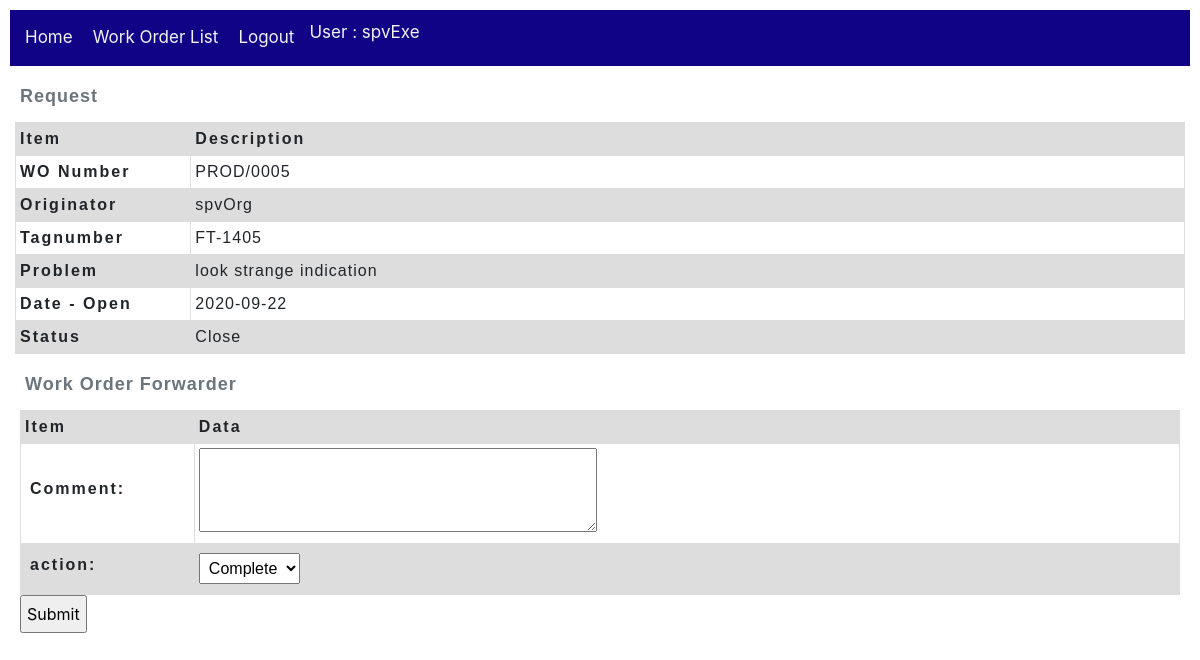
Screenshot of /workOrder/work_order/5/forward/ (signed in) with the database file from the repository.
### workOrder/models.py (models this page shows, shortened)
class Work_order(models.Model):
    wo_number = models.CharField(max_length=20, null=True)
    tagnumber = models.CharField(max_length=50, null=True, help_text='Enter tagnumber(eg. FT-1405)')
    problem = models.TextField(max_length=1000, null=True)
    originator = models.ForeignKey(User,
        on_delete=models.SET_NULL,
        null=True)
    dest_section = models.ForeignKey(Section,
        on_delete=models.SET_NULL,
        null=True)
    date_open = models.DateField()
    date_finish = models.DateField(null=True)
    status = models.ForeignKey(Action,
        on_delete=models.SET_NULL,
        null=True)
    priority = models.ForeignKey(Wo_priority,
        on_delete=models.SET_NULL,
        null=True)
    current_user_id = models.IntegerField(null=True)
    executor_user_id = models.IntegerField(null=True)
    class Meta:
        ordering = ['originator','status','wo_number']

### utility/models.py (models this page shows, shortened)
class Action(models.Model):
    name = models.CharField(max_length=20, null=True, help_text='Enter name of Action(eg. Open, Close, Reject...)')
    description = models.CharField(max_length=100, null=True, help_text='Enter description of Action')
    mode = models.ForeignKey('Mode', on_delete=models.SET_NULL, null=True)
    class Meta:
        ordering = ['name']

### workOrder/views.py (the view, shortened to what this page needs)
# urls.py: path('work_order/<int:pk>/forward/', views.Work_orderForward.as_view(), name='work_order-forward'),
class Work_orderForward(LoginRequiredMixin, CreateView):
    form_class = WoJournalForm
    model = Wo_journal
    template_name = 'workOrder/WoJournal_form.html'  # Specify your own template name/location
    def get_form_kwargs(self):
        kwargs = super(Work_orderForward, self).get_form_kwargs()
        kwargs.update({'user': self.request.user})
        return kwargs
    def get_initial(self):
        initial = super(Work_orderForward, self).get_initial()
        return initial
    def get_context_data(self, **kwargs):
        context = super(Work_orderForward,self).get_context_data(**kwargs)
        woOnProcess = Work_order.objects.get(id=self.kwargs.get("pk"))
        context['work_order'] = woOnProcess
        return context

### workOrder/forms.py (shortened to what this page needs)
class WoJournalForm(ModelForm):
   def __init__(self, *args, **kwargs):
      self.user = kwargs.pop('user')
      super(WoJournalForm, self).__init__(*args, **kwargs)
      actDict = {}
      for action in Profile.objects.get(user=self.user).actions.all():
         actDict[action.pk] = action.name
      actlist = list(actDict.items())
      actions = Profile.objects.get(user=self.user).actions.all()
      self.fields['action'].widget = Select(choices=actlist)
   class Meta:
      template_name = 'workOrder/WoJournal_form.html'  # Specify your own template name/location
      model = Wo_journal
      fields = ['comment',
                  'action']
      labels = {'comment': _('comment')}
      widgets = { 'comment': forms.Textarea(attrs={'rows':3})}
      labels = {'action': _('action')}

### workOrder/templates/workOrder/WoJournal_form.html (shortened to what this page needs)
{% extends "base_workOrder.html" %}
{% block content %}
  {% include 'Wo_request.html' %}
  <form action="" method="post">
    <table class="WoForm">
      <caption>Work Order Forwarder</caption>
      <thead>
        <tr>
          <th scope="col">Item</th>
          <th scope="col">Data</th>
        </tr>
      </thead>
      <tbody>
        {{ form.as_table }}
      </tbody>
    </table>
    <input type="submit" value="Submit">
  </form>
{% endblock %}

### workOrder/templates/base_workOrder.html (shortened to what this page needs)
<!DOCTYPE html>
<html lang="en">
    <head>
        <link rel="stylesheet" href="https://stackpath.bootstrapcdn.com/bootstrap/4.1.3/css/bootstrap.min.css">
        <link rel="stylesheet" href="http://code.jquery.com/ui/1.11.0/themes/smoothness/jquery-ui.css">
        {% load static %}
        <link rel="stylesheet" href="{% static 'css/styles.css' %}">
    </head>
    <body>
        <div class="topnav">
            <ul>
                <li><a href="{% url 'home-cmms' %}">Home</a></li>
                {% if user.is_authenticated %}
                    <li><a href="{% url 'workOrder:work_orders'%}">Work Order List</a></li>
                    <li><a href="{% url 'logout'%}?next={{request.path}}">Logout</a></li>
                {% else %}
                    <li><a href="{% url 'login'%}?next={{request.path}}">Login</a></li>
                {% endif %}
                {% if user.is_authenticated %}
                    <li>User : {{ user.get_username }}</li>
                {% endif %}
            </ul>
        </div>
        <div>{% block content %}{% endblock %}</div>
    </body>
</html>

### workOrder/templates/Wo_request.html
{% block content %}
    <table class="WoHeader">
        <caption>Request</caption>
        <thead>
            <tr>
                <th scope="col">Item</th>
                <th scope="col">Description</th>
            </tr>
        </thead>
        <tbody>
            <tr>
                <th scope="row">WO Number</th>
                <td>{{ work_order.wo_number }}</td>
            </tr>
            <tr>
                <th scope="row">Originator</th>
                <td>{{ work_order.originator }}</td>
            </tr>
            <tr>
                <th scope="row">Tagnumber</th>
                <td>{{ work_order.tagnumber }}</td>
            </tr>
            <tr>
                <th scope="row">Problem</th>
                <td>{{ work_order.problem }}</td>
            </tr>
            <tr>
                <th scope="row">Date - Open</th>
                <td>{{ work_order.date_open }}</td>
            </tr>
            <tr>
                <th scope="row">Status</th>
                <td>{{ work_order.status.name }}</td>
            </tr>
        </tbody>
    </table>
{% endblock %}

### workOrder/static/css/styles.css (style rules this page uses)
* { padding: 5px; }
.topnav { overflow: hidden; background-color: rgb(16, 3, 133); }
.topnav ul { list-style-type: none; margin: 0; padding: 0; overflow: hidden; background-color: rgb(16, 3, 133); }
.topnav ul li { float: left; color: #f2f2f2; text-align: center; padding: 5px; text-decoration: none; font-size: 17px; }
.topnav ul li a { float: left; color: #f2f2f2; text-align: center; padding: 5px; text-decoration: none; font-size: 17px; }
* { box-sizing: border-box; }
table { table-layout: fixed; width: 100%; border-collapse: collapse; }
caption { font-family: sans-serif; font-size: 18px; font-weight: bold; caption-side: top; text-align: left; letter-spacing: 1px; }
td, th { border: 1px solid #dddddd; text-align: left; padding: 4px; }
th { letter-spacing: 2px; }
td { letter-spacing: 1px; }
thead th { background-color: #dddddd; }
tr:nth-child(even) { background-color: #dddddd; }
table.WoHeader { font-family: arial, sans-serif; }
table.WoHeader thead th:nth-child(1) { width: 15%; }
table.WoForm { font-family: arial, sans-serif; }
table.WoForm thead th:nth-child(1) { width: 15%; }

### rows the page displays
Work_order: wo_number "PROD/0005", originator "spvOrg", tagnumber "FT-1405", problem "look strange indication", date_open "2020-09-22", status.name "Close"

### other values shown
{{ user.get_username }} "spvExe"
